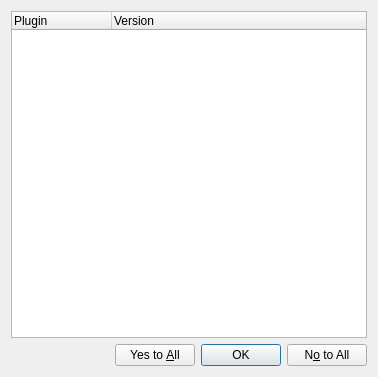
<?xml version="1.0" encoding="UTF-8"?>
<ui version="4.0">
 <class>PluginStartupDialog</class>
 <widget class="QDialog" name="PluginStartupDialog">
  <property name="geometry">
   <rect>
    <x>0</x>
    <y>0</y>
    <width>378</width>
    <height>377</height>
   </rect>
  </property>
  <property name="windowTitle">
   <string>Dialog</string>
  </property>
  <layout class="QGridLayout" name="gridLayout">
   <item row="0" column="0">
    <widget class="QTreeWidget" name="pluginsTree">
     <column>
      <property name="text">
       <string>Plugin</string>
      </property>
     </column>
     <column>
      <property name="text">
       <string>Version</string>
      </property>
     </column>
    </widget>
   </item>
   <item row="1" column="0">
    <widget class="QDialogButtonBox" name="buttonBox">
     <property name="orientation">
      <enum>Qt::Horizontal</enum>
     </property>
     <property name="standardButtons">
      <set>QDialogButtonBox::NoToAll|QDialogButtonBox::Ok|QDialogButtonBox::YesToAll</set>
     </property>
    </widget>
   </item>
  </layout>
 </widget>
 <resources/>
 <connections>
  <connection>
   <sender>buttonBox</sender>
   <signal>accepted()</signal>
   <receiver>PluginStartupDialog</receiver>
   <slot>accept()</slot>
   <hints>
    <hint type="sourcelabel">
     <x>248</x>
     <y>254</y>
    </hint>
    <hint type="destinationlabel">
     <x>157</x>
     <y>274</y>
    </hint>
   </hints>
  </connection>
  <connection>
   <sender>buttonBox</sender>
   <signal>rejected()</signal>
   <receiver>PluginStartupDialog</receiver>
   <slot>reject()</slot>
   <hints>
    <hint type="sourcelabel">
     <x>316</x>
     <y>260</y>
    </hint>
    <hint type="destinationlabel">
     <x>286</x>
     <y>274</y>
    </hint>
   </hints>
  </connection>
 </connections>
</ui>
